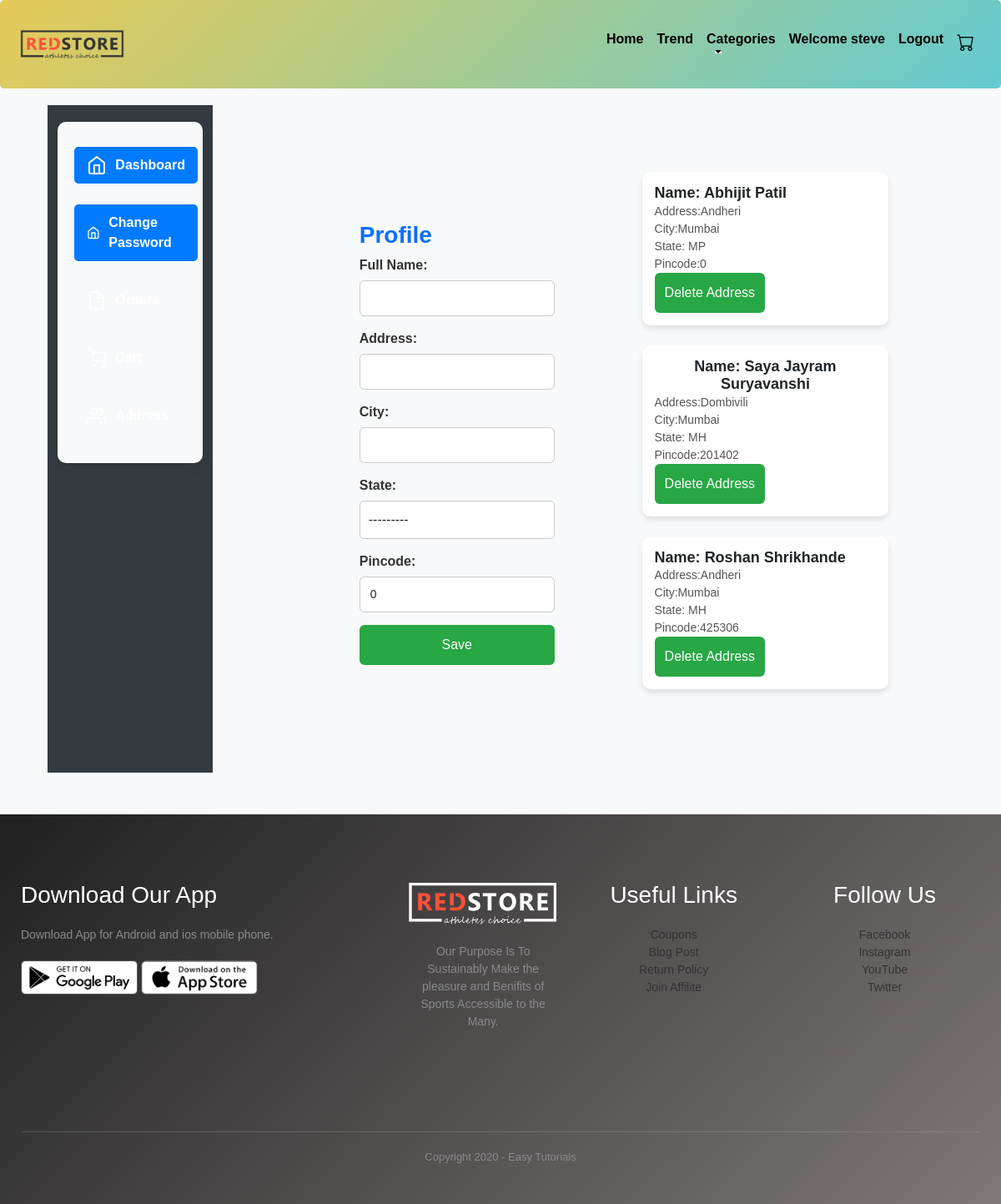
Page /address/ (signed in) on the committed database.
### core/models.py (models this page shows, shortened)
class CustomerDetail(models.Model):
    STATE_CHOICES = [
        ('AP', 'Andhra Pradesh'),
        ('AR', 'Arunachal Pradesh'),
        ('AS', 'Assam'),
        ('BR', 'Bihar'),
        ('CT', 'Chhattisgarh'),
        ('GA', 'Goa'),
        ('GJ', 'Gujarat'),
        ('HR', 'Haryana'),
        ('HP', 'Himachal Pradesh'),
        ('JH', 'Jharkhand'),
        ('KA', 'Karnataka'),
        ('KL', 'Kerala'),
        ('MP', 'Madhya Pradesh'),
        ('MH', 'Maharashtra'),
        ('MN', 'Manipur'),
        ('ML', 'Meghalaya'),
        ('MZ', 'Mizoram'),
        ('NL', 'Nagaland'),
        ('OR', 'Odisha'),
        ('PB', 'Punjab'),
        ('RJ', 'Rajasthan'),
        ('SK', 'Sikkim'),
        ('TN', 'Tamil Nadu'),
        ('TG', 'Telangana'),
        ('TR', 'Tripura'),
        ('UP', 'Uttar Pradesh'),
        ('UK', 'Uttarakhand'),
        ('WB', 'West Bengal'),
        ('AN', 'Andaman and Nicobar Islands'),
        ('CH', 'Chandigarh'),
        ('DN', 'Dadra and Nagar Haveli and Daman and Diu'),
        ('DL', 'Delhi'),
        ('JK', 'Jammu and Kashmir'),
        ('LA', 'Ladakh'),
        ('LD', 'Lakshadweep'),
        ('PY', 'Puducherry'),
    ]
    user = models.ForeignKey(User, on_delete=models.CASCADE)  # we have created Many-to-one relationship i.e multiple address can be done by one user
    name = models.CharField(max_length=100)
    address = models.CharField(max_length=100)
    city = models.CharField(max_length=100)
    state = models.CharField(max_length=2, choices=STATE_CHOICES)
    pincode = models.IntegerField(
        default=0,
        blank=True,
        null=True,
    )

### core/views.py (the view)
# urls.py: path('address/',views.address,name='address'),
def address(request):
    if request.method == 'POST':
            aj =CustomerForm(request.POST)
            if aj.is_valid():
                user=request.user                # user variable store the current user i.e steveroger
                name= aj.cleaned_data['name']
                address= aj.cleaned_data['address']
                city= aj.cleaned_data['city']
                state= aj.cleaned_data['state']
                pincode= aj.cleaned_data['pincode']
                CustomerDetail(user=user,name=name,address=address,city=city,state=state,pincode=pincode).save()
                return redirect('address')
    else:
        aj =CustomerForm()
        address = CustomerDetail.objects.filter(user=request.user)
    return render(request,'core/address.html',{'mf':aj,'address':address})

### core/forms.py
class CustomerForm(forms.ModelForm):
    class Meta:
        model = CustomerDetail
        fields=['name','address','city','state','pincode']
        labels ={'name':'Full Name'}
        widgets= {'name':forms.TextInput(attrs={'class':'form-control'}),
                  'address':forms.TextInput(attrs={'class':'form-control'}),
                  'city':forms.TextInput(attrs={'class':'form-control'}),
                  'state':forms.Select(attrs={'class':'form-control'}),
                  'pincode':forms.NumberInput(attrs={'class':'form-control'}),
                  }

### core/templates/core/address.html (shortened to what this page needs)
{% extends "core/base.html" %}
{% block content %}
<div class="container-fluid profile">
      <div class="row">
        <div class="col-md-2 d-none d-md-block sidebar" >
            <nav >
            <div class="sidebar-sticky">
                <ul class="nav flex-column">
                <li class="nav-item">
                    <a class="nav-link active" href="{% url "profile" %}">
                    Dashboard <span class="sr-only">(current)</span>
                    </a>
                </li>
                <li class="nav-item">
                    <a class="nav-link active" href="{% url "changepassword" %}">
                    Change Password <span class="sr-only">(current)</span>
                    </a>
                </li>
                <li class="nav-item">
                    <a class="nav-link " href="{% url "order" %}">
                    </a>
                </li>
                <li class="nav-item">
                    <a class="nav-link" href="{% url "viewcart"  %}">
                    </a>
                </li>
                <li class="nav-item">
                    <a class="nav-link" href="{% url "address" %}">
                    </a>
                </li>
                </ul>
            </div>
            </nav>
        </div>
        <div class="col-md-8">
                <div class="container">
                    <div class="row">
                            <div class="col-sm-5">
                        <div class="container profile-form">
                            <div class="reg ">
                                <h3 class="text-primary">Profile</h3>
                            </div>
                            <form action="" method="POST" novalidate>
                                {% for f in mf %}
                                <div class="form-group mr-4 ml-4 ">
                                    {{f.label_tag}} {{f}} {{f.errors}}
                                </div>
                                {% endfor %}
                                <div class="text-center">
                                    <input type="submit" value="Save" class="btn btn-success register-button">
                                </div>
                            </form>
                        </div>
                    </div>
                     <div class="col-sm-6">
                        <div class="container">
                            <div class="row">
                                <div class="col-sm-12">
                                    {% for add in address %}
                                    <div class="card flex-md-row mb-4 box-shadow h-md-250 mt-4 ml-4">
                                        <div class="card-body d-flex flex-column align-items-start">
                                            <h3 class="mb-0">
                                            Name: {{add.name}}
                                        </h3>
                                        <p class="card-text mb-auto">Address:{{add.address}} </p>
                                        <p class="card-text mb-auto">City:{{add.city}} </p>
                                        <p class="card-text mb-auto">State: {{add.state}} </p>
                                        <p class="card-text mb-auto">Pincode:{{add.pincode}} </p>
                                        <a href="{% url "deleteaddress" add.id %}">
                                            <div class="">
                                            <input type="submit" class="btn btn-danger" value="Delete Address">
                                            </div>
                                        </a>
                                        </div>
                                    </div>
                                    {% endfor %}
                                </div>
                            </div>
                        </div>
                    </div>
                </div>
            </div>
        </div>
      </div>
    </div>
{% endblock content %}

### core/templates/core/navbar.html (shortened to what this page needs)
<!DOCTYPE html>
{% load static %}
<html lang="en">
<head>
    <link rel="stylesheet" href="https://cdnjs.cloudflare.com/ajax/libs/font-awesome/4.7.0/css/font-awesome.css" />
    <link rel="stylesheet" href="{% static 'core/css/bootstrap.min.css' %}">
    <link rel="stylesheet" href="{% static 'core/css/style.css' %}">
    <link rel="stylesheet" href="https://cdnjs.cloudflare.com/ajax/libs/font-awesome/6.0.0/css/all.min.css">
    <link rel="stylesheet" href="https://cdn.jsdelivr.net/npm/bootstrap-icons@1.11.1/font/bootstrap-icons.css">
</head>
<body>
<nav class="navbar navbar-expand-lg navbar-light bg-light px-4">
    <a class="navbar-brand" href="{% url 'index' %}">
        <img src="{% static 'core/images/logo.png' %}" width="125px" alt="Logo">
    </a>
    <div class="collapse navbar-collapse" id="navbarSupportedContent">
        <ul class="navbar-nav ms-auto mb-2 mb-lg-0">
            <li class="nav-item">
                <a class="nav-link" href="{% url 'index' %}">Home</a>
            </li>
            <li class="nav-item">
                <a class="nav-link" href="{% url 'products' %}">Trend</a>
            </li>
            <li class="nav-item dropdown">
                <a class="nav-link dropdown-toggle" href="#" id="navbarDropdown" role="button"
                   data-bs-toggle="dropdown" aria-expanded="false">
                    Categories
                </a>
            </li>
            {% if request.user.is_authenticated %}
                <li class="nav-item active">
                    <a class="nav-link" href="{% url 'profile' %}">Welcome {{ request.user.first_name }}</a>
                </li>
                <li class="nav-item">
                    <a class="nav-link" href="{% url 'logout' %}">Logout</a>
                </li>
            {% endif %}
            <li class="nav-item">
                <a class="nav-link" href="{% url 'viewcart' %}">
                    <i class="bi bi-cart"></i>
                </a>
            </li>
        </ul>
    </div>
</nav>
</body>
</html>

### core/static/core/css/style.css (style rules this page uses)
* { margin: 0; padding: 0; box-sizing: border-box; }
body { font-family: 'Poppins', sans-serif; background-color: #fff; color: #333; }
a { text-decoration: none; color: inherit; }
.navbar { display: flex; align-items: center; justify-content: space-between; flex-wrap: wrap; background: linear-gradient(135deg, #e6cb57, #63cad1); padding: 15px 20px; border-radius: 5px; position: relative; }
.nav-link { color: #000; text-decoration: none; padding: 10px 14px; transition: all 0.3s ease; border-radius: 8px; position: relative; margin-top: 10px; font-weight: 600; }
.nav-link:hover, .nav-link.active { background-color: #73a8cc; color: #fff; }
.nav-item.dropdown { position: relative; }
p { color: #555; }
.container { max-width: 1300px; margin: auto; padding-left: 25px; padding-right: 25px; }
.row { display: flex; align-items: center; flex-wrap: wrap; justify-content: space-around; }
ul { list-style-type: none; padding: 0; }
body { font-family: Arial, sans-serif; background-color: #f8f9fa; }
.container { margin-top: 20px; }
.card { border: none; border-radius: 10px; overflow: hidden; transition: transform 0.3s ease-in-out, box-shadow 0.3s ease-in-out; box-shadow: 0 4px 6px rgba(0, 0, 0, 0.1); }
.card-body { text-align: center; padding: 15px; }

### core/static/core/css/viewcart.css (style rules this page uses)
body { font-family: 'Arial', sans-serif; background-color: #f8f9fa; margin: 0; padding: 0; }
.container-fluid.profile { padding: 20px; }
.sidebar { background-color: #343a40; height: 100vh; padding-top: 20px; }
.sidebar .nav-link { color: #ffffff; padding: 10px 15px; display: flex; align-items: center; font-size: 16px; }
.sidebar .nav-link svg { margin-right: 10px; }
.sidebar .nav-link.active { background-color: #007bff; border-radius: 5px; }
h3.text-primary { font-weight: bold; }
.card { border: none; border-radius: 10px; box-shadow: 0px 4px 8px rgba(0, 0, 0, 0.1); }
.card-body { padding: 20px; }
.btn-success { background-color: #28a745; color: white; font-size: 18px; font-weight: bold; padding: 12px; border-radius: 5px; cursor: pointer; transition: background-color 0.3s ease; width: 100%; }

### core/static/core/css/register.css (style rules this page uses)
.form-group { margin-bottom: 15px; }
.form-group label { font-weight: bold; display: block; margin-bottom: 5px; color: #333; }
.form-group input, .form-group select, .form-group textarea { width: 100%; padding: 10px; border: 1px solid #ccc; border-radius: 5px; font-size: 16px; }
.register-button { background-color: #28a745; color: white; font-size: 18px; font-weight: bold; padding: 10px 20px; border: none; border-radius: 5px; cursor: pointer; transition: background-color 0.3s ease; width: 100%; }

### core/static/core/css/checkout.css (style rules this page uses)
body { font-family: Arial, sans-serif; background-color: #f8f9fa; }
.container { margin-top: 20px; }
.card { border-radius: 10px; box-shadow: 0 4px 6px rgba(0, 0, 0, 0.1); transition: transform 0.3s ease-in-out, box-shadow 0.3s ease-in-out; margin-bottom: 20px; }
.card-body h3 { font-size: 18px; font-weight: bold; }
.card-text { font-size: 14px; color: #555; }

### core/static/core/css/login.css (style rules this page uses)
.form-group { margin-bottom: 15px; }
.form-group label { font-weight: 600; display: block; margin-bottom: 6px; }
.form-group input { width: 100%; padding: 10px 12px; border: 1px solid #ccc; border-radius: 6px; font-size: 14px; }
input[type="submit"] { background-color: #28a745; color: white; padding: 12px; border: none; border-radius: 6px; width: 100%; cursor: pointer; font-size: 16px; transition: background-color 0.3s; }

### core/static/core/css/products.css (style rules this page uses)
.row { display: flex; flex-wrap: wrap; justify-content: space-between; margin-bottom: 30px; }

### core/static/core/css/sidebar.css (style rules this page uses)
.nav.flex-column { background-color: #f8f9fa; padding: 20px; border-radius: 10px; box-shadow: 0 4px 16px rgba(0, 0, 0, 0.1); width: 100%; max-width: 260px; }
.nav-item { margin-bottom: 15px; }
.nav-link { position: relative; display: flex; align-items: center; color: #333; text-decoration: none; padding: 12px 14px; border-radius: 8px; font-size: 16px; transition: all 0.4s ease; overflow: hidden; }
.nav-link svg { margin-right: 10px; stroke: currentColor; transition: transform 0.4s ease, stroke 0.3s ease; }
.nav-link::after { content: ""; position: absolute; bottom: 5px; left: 14px; width: 0; height: 2px; background-color: #fff; transition: width 0.3s ease-in-out; }

### rows in the picture
CustomerDetail: name "Abhijit Patil", address "Andheri", city "Mumbai", state "MP", pincode "0"
CustomerDetail: name "Saya Jayram Suryavanshi", address "Dombivili", city "Mumbai", state "MH", pincode "201402"
CustomerDetail: name "Roshan Shrikhande", address "Andheri", city "Mumbai", state "MH", pincode "425306"

### other values in the picture
{{ request.user.first_name }} "steve"
{{ f.label_tag }} "Full Name:" "Address:" "City:" "State:" "Pincode:"
